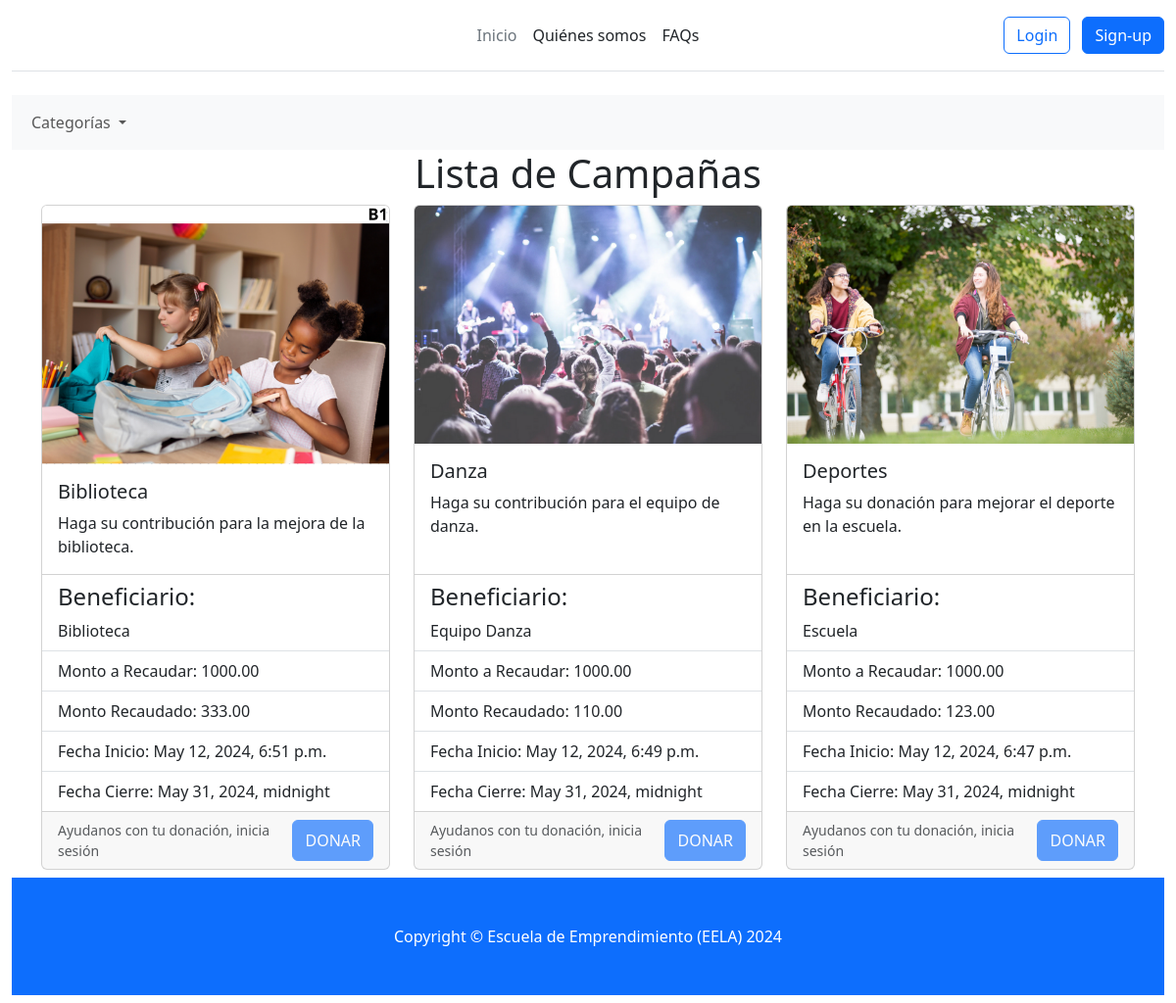
The page / on the database its author committed.
### campania/models/campania.py (models this page shows, shortened)
class Campania(models.Model):
    categorias = models.ManyToManyField(Categoria, related_name="campanias")
    nombre = models.CharField(max_length=150)
    descripcion = models.TextField(blank=True, null=True)
    imagen = models.ImageField(upload_to="imagenes/")
    beneficiario = models.CharField(max_length=150)
    monto_recaudar = models.DecimalField(max_digits=9, decimal_places=2)
    monto_recaudado = models.DecimalField(max_digits=9, decimal_places=2)
    fecha_inicio = models.DateTimeField()
    fecha_cierre = models.DateTimeField()
    estado = models.BooleanField()
    fecha_registro = models.DateTimeField(auto_now_add=True)
    fecha_ult_act = models.DateTimeField(auto_now=True)
    title = models.CharField(max_length=200)
    description = models.TextField()
    class Meta:
        db_table = "st_campania"
        verbose_name = "Campaña"
        verbose_name_plural = "Campañas"

### campania/views.py (the view)
# urls.py: path("", views.home, name="home"),
def home(request):
    campanias = Campania.objects.all().order_by("-id")
    return render(request, "catalog.html", {"campanias": campanias})

### campania/templates/catalog.html (shortened to what this page needs)
{% extends 'index.html' %}
{% load static %}
{% block main %}
    <h1 class="text-center">Lista de Campañas</h1>
    <div class="my:3 row row-cols-1 row-cols-md-3 g-4">
        {% for campania in campanias %}
            <div class="col">
                <div class="card h-100">
                    <img src="{{campania.imagen.url}}" class="card-img-top" alt="...">
                    <div class="card-body">
                    <h5 class="card-title">{{campania.nombre}}</h5>
                    <p class="card-text">{{campania.descripcion}}</p>
                    </div>
                    <ul class="list-group list-group-flush">
                    <li class="list-group-item">
                        <h4>Beneficiario:</h4>
                        {{campania.beneficiario}}
                    </li>
                    <li class="list-group-item">Monto a Recaudar: {{campania.monto_recaudar}}</li>
                    <li class="list-group-item">Monto Recaudado: {{campania.monto_recaudado}}</li>
                    <li class="list-group-item">Fecha Inicio: {{campania.fecha_inicio}}</li>
                    <li class="list-group-item">Fecha Cierre: {{campania.fecha_cierre}}</li>
                    </ul>
                    <div class="card-footer">
                        <div class="d-flex justify-content-between">
                            <small class="text-body-secondary">Ayudanos con tu donación, inicia sesión</small>
                            <button class="btn btn-primary" onclick="window.location.href='{% url 'procesar_donacion' campania_id=campania.id %}';" {% if not user.is_authenticated %} disabled {% endif %}>DONAR</button>
                        </div>
                    </div>
                </div>
            </div>
        {% endfor %}
    </div>
{% endblock %}

### campania/templates/index.html (shortened to what this page needs)
{% load static %}
<!DOCTYPE html>
<html lang="es">
<head>
    <link href="https://cdn.jsdelivr.net/npm/bootstrap@5.3.3/dist/css/bootstrap.min.css" rel="stylesheet">
  </head>
<body>
  <div class="container-fluid">
    <header class="d-flex flex-wrap align-items-center justify-content-center justify-content-md-between py-3 mb-4 border-bottom">
      <a href="{% url 'home' %}" class="d-flex align-items-center col-md-3 mb-2 mb-md-0 text-dark text-decoration-none">
        <svg class="bi me-2" width="40" height="32" role="img" aria-label="Bootstrap"><use xlink:href="#bootstrap"/></svg>
      </a>
      <ul class="nav col-12 col-md-auto mb-2 justify-content-center mb-md-0">
        <li><a href="{% url 'home' %}" class="nav-link px-2 link-secondary">Inicio</a></li>
        <li><a href="#" class="nav-link px-2 link-dark">Quiénes somos</a></li>
        <li><a href="#" class="nav-link px-2 link-dark">FAQs</a></li>
      </ul>
      <div class="col-md-3 text-end">
        {% if user.is_authenticated %}
          <a href="#" class="nav-link link-body-emphasis px-2">Bienvenido, {{user.username}}</a>
          <a href="{% url 'logout' %}" class="nav-link link-body-emphasis px-2">Logout</a>
        {% else %}
          <a href="{% url 'signin' %}" class="btn btn-outline-primary me-2">Login</a>
          <a href="{% url 'signup' %}" class="btn btn-primary">Sign-up</a>
        {% endif %}
      </div>
    </header>
    <nav class="navbar navbar-expand-lg bg-body-tertiary">
      <div class="container-fluid">
        <div class="collapse navbar-collapse" id="navbarSupportedContent">
          <ul class="navbar-nav me-auto mb-2 mb-lg-0">
              <li class="nav-item dropdown">
                  <a class="nav-link dropdown-toggle" href="#" role="button" data-bs-toggle="dropdown" aria-expanded="false">
                Categorías
              </a>
            </li>
          </ul>
        </div>
      </div>
  </nav>
    <main class="container">
      {% block main %}
      {% endblock %}
    </main>
    <footer class="py-5 bg-primary mb-2">
      <div class="container"><p class="m-0 text-center text-white">Copyright &copy; Escuela de Emprendimiento (EELA) 2024</p></div>
    </footer>
  </div>
</body>
</html>

### rows shown on the page
Campania: imagen (picture), nombre "Biblioteca", descripcion "Haga su contribución para la mejora de la biblioteca.", beneficiario "Biblioteca", monto_recaudar "1000.00", monto_recaudado "333.00", fecha_inicio "May 12, 2024, 6:51 p.m.", fecha_cierre "May 31, 2024, midnight"
Campania: imagen (picture), nombre "Danza", descripcion "Haga su contribución para el equipo de danza.", beneficiario "Equipo Danza", monto_recaudar "1000.00", monto_recaudado "110.00", fecha_inicio "May 12, 2024, 6:49 p.m.", fecha_cierre "May 31, 2024, midnight"
Campania: imagen (picture), nombre "Deportes", descripcion "Haga su donación para mejorar el deporte en la escuela.", beneficiario "Escuela", monto_recaudar "1000.00", monto_recaudado "123.00", fecha_inicio "May 12, 2024, 6:47 p.m.", fecha_cierre "May 31, 2024, midnight"
